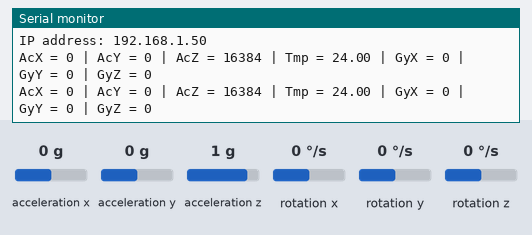
This sketch was run on a simulated ESP32. On the bench: the last lines printed to the serial monitor. Wiring (inferred from the names in the program): MPU-6050 motion sensor at I2C address 0x68. The inputs (shaded band) are chosen by the test bench; at power-on: acceleration x 0 g, acceleration y 0 g, acceleration z 1 g, rotation x 0 °/s, rotation y 0 °/s, rotation z 0 °/s. WiFi joins after 1.5 s; servers stay silent unless stated.

Above: at 2.7 s.
2.8 s: acceleration x set to -1.4 g
At 4.1 s:
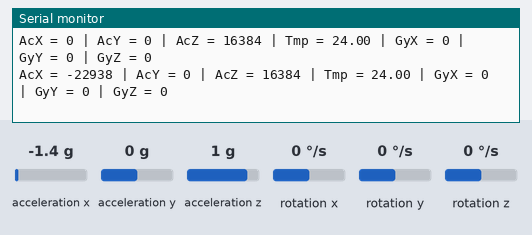
4.3 s: acceleration y set to -1.4 g
At 5.3 s:
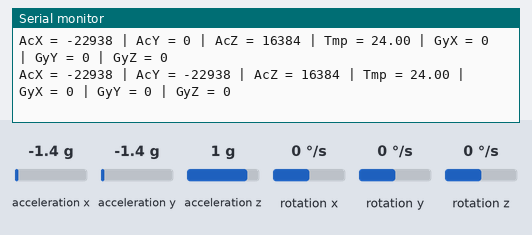
5.8 s: acceleration z set to -1.4 g
At 7.1 s:
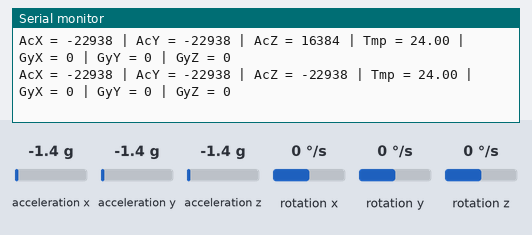
7.3 s: rotation x set to -192 °/s
At 8.1 s:
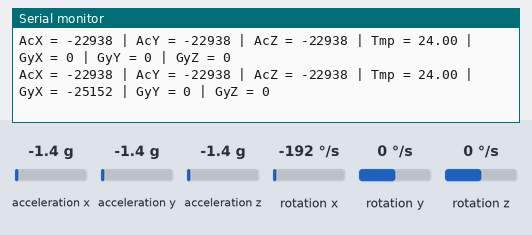
8.8 s: rotation y set to -192 °/s
At 10.0 s:
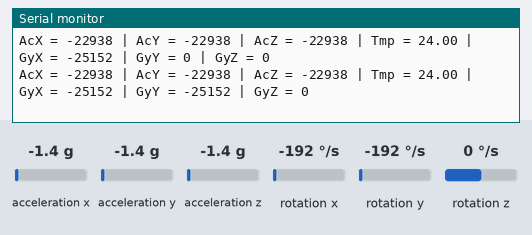

The sketch:

02_MPU-6050.ino
```cpp
//Title:         02_MPU-6050.ino
//Description:   Arduino IDE program to work with Accelerometer and Gyrospcope
//Authors:       Pau Roura (@proura)
//Date:          20180610
//Version:       0.1
//Notes:
//
#include <WiFi.h>
#include <ESPmDNS.h>
#include <WiFiUdp.h>
#include <ArduinoOTA.h>
#include<Wire.h>

//Configuration
//Wifi ssid and password
const char* ssid = "BuLan";
const char* password = "00009999";

const int MPU_addr=0x68; // I2C address of the MPU-6050
int16_t AcX,AcY,AcZ,Tmp,GyX,GyY,GyZ;

void setup(){
  Serial.begin(115200);
  Serial.println("Booting");
  WiFi.mode(WIFI_STA);
  WiFi.begin(ssid, password);
  while (WiFi.waitForConnectResult() != WL_CONNECTED) {
    Serial.println("Connection Failed! Rebooting...");
    delay(5000);
    ESP.restart();
  }

  ArduinoOTA
    .onStart([]() {
      String type;
      if (ArduinoOTA.getCommand() == U_FLASH) type = "sketch";
      else type = "filesystem";
      Serial.println("Start updating " + type);
    })
    .onEnd([]() {
      Serial.println("\nEnd");
    })
    .onProgress([](unsigned int progress, unsigned int total) {
      Serial.printf("Progress: %u%%\r", (progress / (total / 100)));
    })
    .onError([](ota_error_t error) {
      Serial.printf("Error[%u]: ", error);
      if (error == OTA_AUTH_ERROR) Serial.println("Auth Failed");
      else if (error == OTA_BEGIN_ERROR) Serial.println("Begin Failed");
      else if (error == OTA_CONNECT_ERROR) Serial.println("Connect Failed");
      else if (error == OTA_RECEIVE_ERROR) Serial.println("Receive Failed");
      else if (error == OTA_END_ERROR) Serial.println("End Failed");
    });

  ArduinoOTA.begin();

  Serial.println("Ready");
  Serial.print("IP address: ");
  Serial.println(WiFi.localIP());

  Wire.begin();
  Wire.beginTransmission(MPU_addr);
  Wire.write(0x6B); // PWR_MGMT_1 register
  Wire.write(0); // set to zero (wakes up the MPU-6050)
  Wire.endTransmission(true);

}

void loop(){
  ArduinoOTA.handle();

  Wire.beginTransmission(MPU_addr);
  Wire.write(0x3B); // starting with register 0x3B (ACCEL_XOUT_H)
  Wire.endTransmission(false);
  Wire.requestFrom(MPU_addr,14,true); // request a total of 14 registers

  AcX=Wire.read()<<8|Wire.read(); // 0x3B (ACCEL_XOUT_H) & 0x3C (ACCEL_XOUT_L)
  AcY=Wire.read()<<8|Wire.read(); // 0x3D (ACCEL_YOUT_H) & 0x3E (ACCEL_YOUT_L)
  AcZ=Wire.read()<<8|Wire.read(); // 0x3F (ACCEL_ZOUT_H) & 0x40 (ACCEL_ZOUT_L)
  Tmp=Wire.read()<<8|Wire.read(); // 0x41 (TEMP_OUT_H) & 0x42 (TEMP_OUT_L
  GyX=Wire.read()<<8|Wire.read(); // 0x43 (GYRO_XOUT_H) & 0x44 (GYRO_XOUT_L)
  GyY=Wire.read()<<8|Wire.read(); // 0x45 (GYRO_YOUT_H) & 0x46 (GYRO_YOUT_L)
  GyZ=Wire.read()<<8|Wire.read(); // 0x47 (GYRO_ZOUT_H) & 0x48 (GYRO_ZOUT_L)

  Serial.print("AcX = "); Serial.print(AcX);
  Serial.print(" | AcY = "); Serial.print(AcY);
  Serial.print(" | AcZ = "); Serial.print(AcZ);
  Serial.print(" | Tmp = "); Serial.print(Tmp/340.00+36.53); //equation for temperature in degrees C from datasheet
  Serial.print(" | GyX = "); Serial.print(GyX);
  Serial.print(" | GyY = "); Serial.print(GyY);
  Serial.print(" | GyZ = "); Serial.println(GyZ);
  delay(1000);
}
```

Measured:
- after the input at 2.8 s, the serial monitor: prints a new line after 0.71 s (image 1)
- after the input at 4.3 s, the serial monitor: prints a new line after 0.22 s (image 2)
- after the input at 5.8 s, the serial monitor: prints a new line after 0.72 s (image 3)
- after the input at 7.3 s, the serial monitor: prints a new line after 0.23 s (image 4)
- after the input at 8.8 s, the serial monitor: prints a new line after 0.73 s (image 5)
